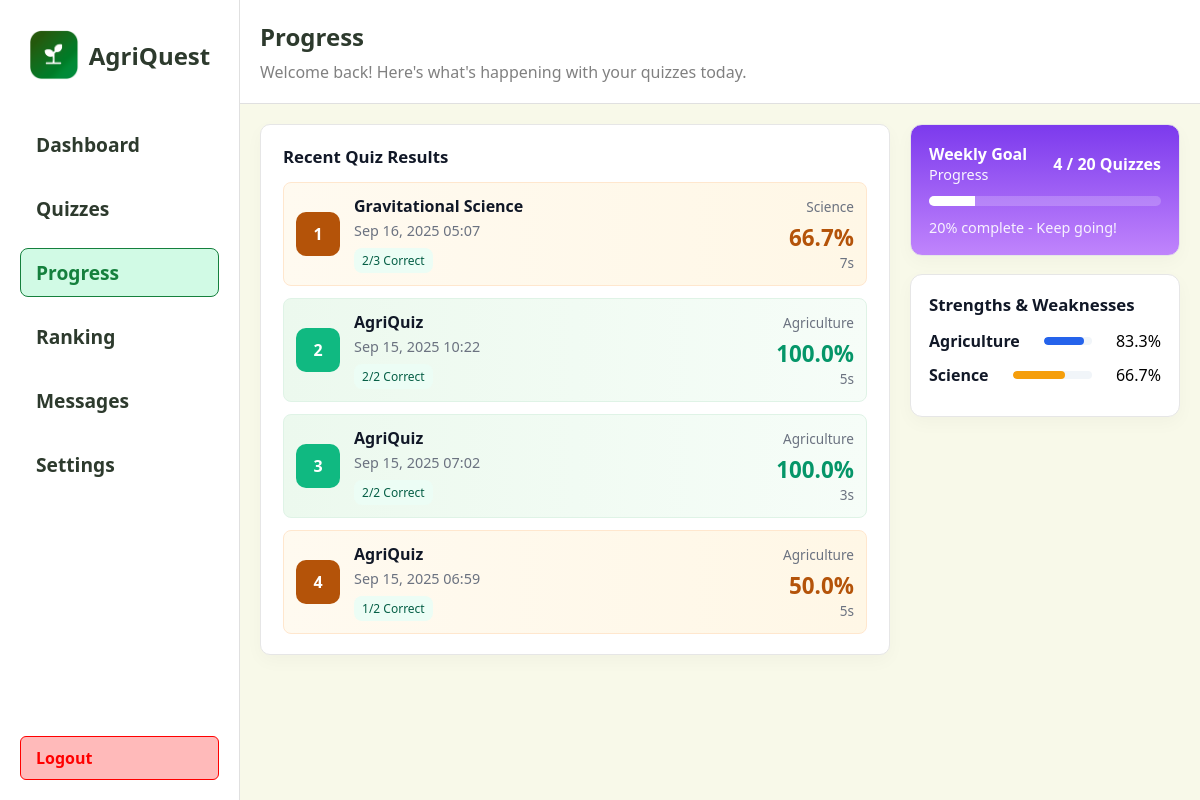
The app's page /student/progress (signed in) with its own data.
### app/models.py (models this page shows)
class QuizAttempt(db.Model):
	id = db.Column(db.Integer, primary_key=True)
	quiz_id = db.Column(db.Integer, db.ForeignKey('quiz.id'), nullable=False)
	student_id = db.Column(db.Integer, db.ForeignKey('student.id'), nullable=False)
	started_at = db.Column(db.DateTime, nullable=False, default=db.func.now())
	completed_at = db.Column(db.DateTime, nullable=True)
	score = db.Column(db.Integer, nullable=True)
	percent = db.Column(db.Float, nullable=True)
	time_taken_seconds = db.Column(db.Integer, nullable=True)
	answers = db.relationship('AttemptAnswer', backref='attempt', cascade='all, delete-orphan', lazy=True)
	quiz = db.relationship('Quiz', backref='attempts', lazy=True)

class Quiz(db.Model):
	id = db.Column(db.Integer, primary_key=True)
	title = db.Column(db.String(200), nullable=False)
	description = db.Column(db.Text)
	time_limit = db.Column(db.Integer, default=0)  # minutes
	difficulty = db.Column(db.String(50))
	teacher_id = db.Column(db.Integer, db.ForeignKey('teacher.id'), nullable=True)
	subject_id = db.Column(db.Integer, db.ForeignKey('subject.id'), nullable=True)
	questions = db.relationship('Question', backref='quiz', cascade='all, delete-orphan', lazy=True)
	created_at = db.Column(db.DateTime, nullable=False, default=db.func.now())

class Subject(db.Model):
	id = db.Column(db.Integer, primary_key=True)
	name = db.Column(db.String(120), unique=True, nullable=False)
	code = db.Column(db.String(20), unique=True)
	description = db.Column(db.Text)
	category = db.Column(db.String(50))
	grade_level = db.Column(db.String(20))
	quizzes = db.relationship('Quiz', backref='subject', lazy=True)

### app/routes.py (the view)
@main.route("/student/progress")
def student_progress():
    student_id = session.get('student_id')
    attempts = []
    if student_id:
        attempts = (
            QuizAttempt.query.filter_by(student_id=student_id)
            .order_by(QuizAttempt.completed_at.desc())
            .limit(25)
            .all()
        )
    try:
        goal = 5
        if student_id:
            s = Student.query.filter_by(id=student_id).first()
            if s and getattr(s, 'weekly_goal', None) is not None:
                try:
                    goal = int(s.weekly_goal)
                except Exception:
                    goal = 5
        now = datetime.utcnow()
        week_start = now - timedelta(days=7)
        completed_this_week = 0
        if student_id:
            completed_this_week = (
                QuizAttempt.query.filter(QuizAttempt.student_id == student_id, QuizAttempt.completed_at != None, QuizAttempt.completed_at >= week_start)
                .count()
            )
        percent = int((completed_this_week / goal) * 100) if goal > 0 else 0
        if percent > 100:
            percent = 100
        weekly_message = "Keep going!" if percent < 100 else "Goal reached — great job!"
    except Exception:
        goal = 5
        completed_this_week = 0
        percent = 0
        weekly_message = "Weekly progress unavailable"
    subject_strengths = []
    if student_id:
        try:
            rows = (
                db.session.query(
                    Subject.id.label('subject_id'),
                    Subject.name.label('subject_name'),
                    func.avg(QuizAttempt.percent).label('avg_percent'),
                    func.count(QuizAttempt.id).label('attempts_count')
                )
                .join(Quiz, Quiz.subject_id == Subject.id)
                .join(QuizAttempt, QuizAttempt.quiz_id == Quiz.id)
                .filter(QuizAttempt.student_id == student_id, QuizAttempt.completed_at != None, QuizAttempt.percent != None)
                .group_by(Subject.id)
                .order_by(func.avg(QuizAttempt.percent).desc())
                .all()
            )
            for r in rows:
                subject_strengths.append({
                    'id': r.subject_id,
                    'name': r.subject_name,
                    'avg_percent': round(float(r.avg_percent), 1) if r.avg_percent is not None else 0.0,
                    'attempts': int(r.attempts_count),
                })
        except Exception:
            subject_strengths = []
    return render_template(
        "student/progress.html",
        attempts=attempts,
        weekly_goal_total=goal,
        weekly_goal_completed=completed_this_week,
        weekly_goal_percent=percent,
        weekly_goal_message=weekly_message,
        subject_strengths=subject_strengths,
    )

### app/templates/student/progress.html (shortened to what this page needs)
<!DOCTYPE html>
<html lang="en">
  <head>
  </head>
  <body>
    <div class="left">
      {% include 'partials/student_sidebar.html' %}
    </div>
    <div class="right">
      <div class="header">
        <div class="header-title">
          <span style="font-size: 1.5rem; font-weight: 700; color: #2d3a2d"
            >Progress</span
          >
          <span style="font-size: 1rem; color: grey"
            >Welcome back! Here's what's happening with your quizzes
            today.</span
          >
        </div>
      </div>
      <div class="section" style="width: 100%;">
        <div class="section-left">
          <div class="card">
            <h3>Recent Quiz Results</h3>
            <div class="result-list">
              {% if attempts and attempts|length > 0 %}
                {% for a in attempts %}
                  {% set q = a.quiz %}
                  <div class="result-item {{ 'green' if a.percent and a.percent >= 85 else ('blue' if a.percent and a.percent >= 70 else 'yellow') }}">
                    <div class="result-icon {{ 'green' if a.percent and a.percent >= 85 else ('blue' if a.percent and a.percent >= 70 else 'yellow') }}">{{ loop.index }}</div>
                    <div class="result-meta">
                      <div class="result-title">{{ q.title if q else 'Quiz #' ~ a.quiz_id }}</div>
                      <div class="result-sub">{{ a.completed_at.strftime('%b %d, %Y %H:%M') if a.completed_at else 'In progress' }}</div>
                      <div class="result-pill">{{ a.score if a.score is not none else '?' }}/{{ q.questions|length if q else '?' }} Correct</div>
                    </div>
                    <div class="result-score">
                      {% if q and q.subject %}
                        <div style="font-size:0.85rem; color:#6b7280; margin-bottom:6px; text-align:right;">{{ q.subject.name }}</div>
                      {% endif %}
                      {% if a.percent is not none %}
                        {% if a.percent >= 85 %}
                          <div class="pct" style="color:#059669;">{{ a.percent|round(1) }}%</div>
                        {% elif a.percent >= 70 %}
                          <div class="pct" style="color:#2563eb;">{{ a.percent|round(1) }}%</div>
                        {% else %}
                          <div class="pct" style="color:#b45309;">{{ a.percent|round(1) }}%</div>
                        {% endif %}
                      {% else %}
                        <div class="pct">—%</div>
                      {% endif %}
                      <div class="label">{{ (a.time_taken_seconds ~ 's') if a.time_taken_seconds else '' }}</div>
                    </div>
                  </div>
                {% endfor %}
              {% endif %}
            </div>
          </div>
        </div>
        <div class="section-right">
          <div class="weekly-goal card">
            <div class="meta">
              <div>
                <div style="font-weight:700;">Weekly Goal</div>
                <div style="font-size:0.9rem; opacity:0.95;">Progress</div>
              </div>
              <div style="font-weight:700;">{{ weekly_goal_completed }} / {{ weekly_goal_total }} Quizzes</div>
            </div>
              <div class="progress" style="--pct: {{ weekly_goal_percent }};"><i></i></div>
              <div style="font-size:0.9rem; opacity:0.9;">{{ weekly_goal_percent }}% complete - {{ weekly_goal_message }}</div>
            </div>
          <div class="strengths card" style="margin-top:12px;">
            <h3 style="margin-top:0;">Strengths & Weaknesses</h3>
            {% if subject_strengths and subject_strengths|length > 0 %}
              {% for s in subject_strengths %}
                {% set pct = s.avg_percent if s.avg_percent is not none else 0 %}
                {% set pct_int = pct|int %}
                {% if pct >= 85 %}
                  {% set color = '#10b981' %}
                {% elif pct >= 70 %}
                  {% set color = '#2563eb' %}
                {% elif pct >= 50 %}
                  {% set color = '#f59e0b' %}
                {% else %}
                  {% set color = '#ef4444' %}
                {% endif %}
                <div class="strength-row">
                  <div class="label">{{ s.name }}</div>
                  <div class="bar" style="--pct: {{ pct_int }}; --bar-color: {{ color }};"><i></i></div>
                  <div style="min-width:36px; text-align:right;">{{ '%.1f'|format(pct) }}%</div>
                </div>
              {% endfor %}
            {% else %}
              <div style="color:#6b7280;">No subject data yet. Take quizzes across subjects to see your strengths here.</div>
            {% endif %}
          </div>
        </div>
      </div>
    </div>
  </body>
</html>

### app/templates/student/progress.html (style rules this page uses)
* { box-sizing: border-box; margin: 0; padding: 0; }
body { font-family: "Segoe UI", Tahoma, Geneva, Verdana, sans-serif; background: #f8f9e9; min-height: 100vh; display: flex; }
.left { width: 20%; background: white; padding: 20px; display: flex; flex-direction: column; justify-content: space-between; min-height: 100vh; border-right: 1px solid #e0e0e0; }
.right { height: 100vh; width: 80%; overflow-y: auto; padding-bottom: 20px; }
.header { width: 100%; background-color: #fff; border-bottom: 1px solid #e0e0e0; margin-bottom: 20px; padding: 20px; display: flex; justify-content: space-between; align-items: center; }
.header-title { display: flex; flex-direction: column; gap: 8px; }
.section { display: flex; gap: 20px; padding: 0 20px; margin-top: 20px; }
.section-left, .section-right { border-radius: 12px; }
.section-left { width: 70%; }
.section-right { width: 30%; }
.card { width: 100%; background: white; border-radius: 10px; padding: 20px 22px; border: 1px solid #e6e6e6; box-shadow: 0 6px 18px rgba(16,24,40,0.03); }
.card h3 { margin-bottom: 14px; font-size: 1.05rem; color: #111827; }
.result-list { display: flex; flex-direction: column; gap: 12px; }
.result-item { display: flex; align-items: center; gap: 14px; padding: 12px; border-radius: 8px; background: #fff; border: 1px solid transparent; }
.result-item.green { background: linear-gradient(90deg,#ecf9ee,#f6fdf8); border:1px solid #dff3e6; }
.result-item.yellow { background: linear-gradient(90deg,#fffaf0,#fff7e6); border:1px solid #ffe7ce; }
.result-icon { width:44px; height:44px; border-radius:10px; display:flex; align-items:center; justify-content:center; font-weight:700; color:#fff; }
.result-icon.green { background: #10b981; }
.result-icon.yellow { background: #b45309; }
.result-meta { flex:1; }
.result-title { font-weight:700; color:#111827; }
.result-sub { color:#6b7280; font-size:0.9rem; margin-top:4px; }
.result-pill { display:inline-block; background:#ecfdf5; color:#065f46; padding:4px 8px; border-radius:8px; font-size:0.75rem; margin-top:8px; }
.result-score { text-align:right; min-width:80px; }
.result-score .pct { font-weight:700; font-size:1.4rem; color:#059669; }
.result-score .label { color:#6b7280; font-size:0.85rem; }
.weekly-goal { background: linear-gradient(180deg,#7c3aed,#c084fc); color:#fff; border-radius:12px; padding:18px; margin-bottom:18px; }
.weekly-goal .progress { background: rgba(255,255,255,0.2); height:10px; border-radius:8px; overflow:hidden; margin:12px 0; }
.weekly-goal .progress > i { display:block; height:100%; background:#fff; width: calc(var(--pct,80) * 1%); }
.weekly-goal .meta { display:flex; justify-content:space-between; align-items:center; }
.strengths { background:#fff; border-radius:12px; padding:18px; border:1px solid #e6e6e6; }
.strength-row { display:flex; justify-content:space-between; align-items:center; gap:12px; margin-bottom:12px; }
.strength-row .label { color:#111827; font-weight:700; }
.strength-row .bar { flex:1; height:8px; background:#f1f5f9; border-radius:8px; margin: 0 12px; overflow:hidden; }
.strength-row .bar > i { display:block; height:100%; border-radius:8px; }
.strength-row .bar > i { width: calc(var(--pct, 0) * 1%); background: var(--bar-color, #10b981); }

### records on screen
QuizAttempt: completed_at "Sep 16, 2025 05:07", score "2", questions|length "3", percent "66.7", time_taken_seconds "7s"
Quiz: title "Gravitational Science"
Subject: subject.name "Science", name "Science", {{ pct_int }} 66 (drawn), pct "66.7"
QuizAttempt: completed_at "Sep 15, 2025 10:22", score "2", questions|length "2", percent "100.0", time_taken_seconds "5s"
Quiz: title "AgriQuiz"
Subject: subject.name "Agriculture", name "Agriculture", {{ pct_int }} 83 (drawn), pct "83.3"
QuizAttempt: completed_at "Sep 15, 2025 07:02", score "2", questions|length "2", percent "100.0", time_taken_seconds "3s"
QuizAttempt: completed_at "Sep 15, 2025 06:59", score "1", questions|length "2", percent "50.0", time_taken_seconds "5s"

### other values on screen
{{ weekly_goal_completed }} "4"
{{ weekly_goal_total }} "20"
{{ weekly_goal_percent }} "20"
{{ weekly_goal_message }} "Keep going!"
